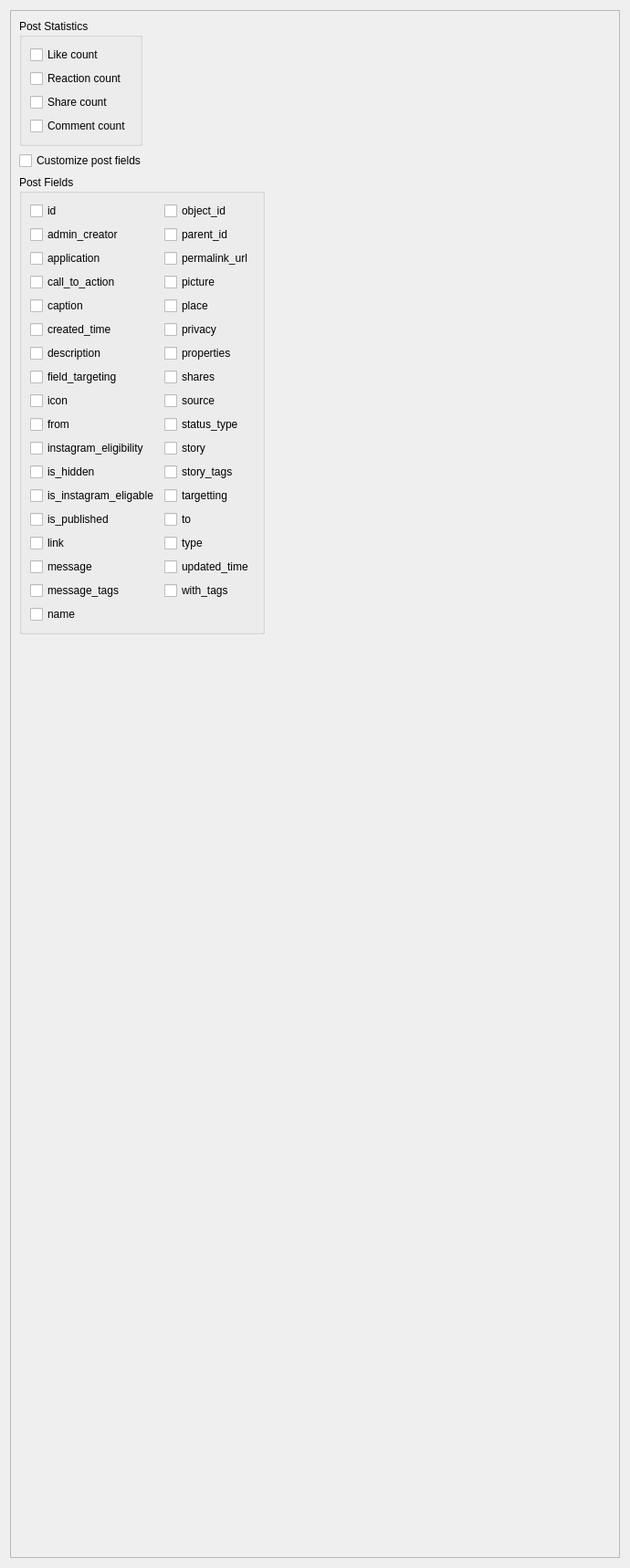
<?xml version="1.0" encoding="UTF-8"?>
<ui version="4.0">
 <class>Form</class>
 <widget class="QWidget" name="Form">
  <property name="geometry">
   <rect>
    <x>0</x>
    <y>0</y>
    <width>690</width>
    <height>1718</height>
   </rect>
  </property>
  <property name="sizePolicy">
   <sizepolicy hsizetype="Minimum" vsizetype="Preferred">
    <horstretch>0</horstretch>
    <verstretch>0</verstretch>
   </sizepolicy>
  </property>
  <property name="windowTitle">
   <string>Form</string>
  </property>
  <property name="styleSheet">
   <string notr="true"/>
  </property>
  <layout class="QVBoxLayout" name="verticalLayout">
   <item>
    <widget class="QScrollArea" name="scrollArea">
     <property name="styleSheet">
      <string notr="true"/>
     </property>
     <property name="widgetResizable">
      <bool>true</bool>
     </property>
     <widget class="QWidget" name="scrollAreaWidgetContents">
      <property name="geometry">
       <rect>
        <x>0</x>
        <y>0</y>
        <width>662</width>
        <height>1652</height>
       </rect>
      </property>
      <layout class="QFormLayout" name="formLayout_4">
       <item row="0" column="0">
        <widget class="QGroupBox" name="groupBox_2">
         <property name="title">
          <string>Post Statistics</string>
         </property>
         <layout class="QFormLayout" name="formLayout_3">
          <item row="0" column="0">
           <widget class="QCheckBox" name="checkBox_36">
            <property name="text">
             <string>Like count</string>
            </property>
           </widget>
          </item>
          <item row="1" column="0">
           <widget class="QCheckBox" name="checkBox_37">
            <property name="text">
             <string>Reaction count</string>
            </property>
           </widget>
          </item>
          <item row="2" column="0">
           <widget class="QCheckBox" name="checkBox_38">
            <property name="text">
             <string>Share count</string>
            </property>
           </widget>
          </item>
          <item row="3" column="0">
           <widget class="QCheckBox" name="checkBox_39">
            <property name="text">
             <string>Comment count</string>
            </property>
           </widget>
          </item>
         </layout>
        </widget>
       </item>
       <item row="2" column="0">
        <widget class="QCheckBox" name="checkBox_40">
         <property name="text">
          <string>Customize post fields</string>
         </property>
        </widget>
       </item>
       <item row="3" column="0">
        <widget class="QGroupBox" name="groupBox">
         <property name="title">
          <string>Post Fields</string>
         </property>
         <layout class="QFormLayout" name="formLayout_2">
          <item row="0" column="0">
           <widget class="QCheckBox" name="checkBox">
            <property name="text">
             <string>id</string>
            </property>
           </widget>
          </item>
          <item row="2" column="0">
           <widget class="QCheckBox" name="checkBox_2">
            <property name="text">
             <string>admin_creator</string>
            </property>
           </widget>
          </item>
          <item row="3" column="0">
           <widget class="QCheckBox" name="checkBox_3">
            <property name="text">
             <string>application</string>
            </property>
           </widget>
          </item>
          <item row="4" column="0">
           <widget class="QCheckBox" name="checkBox_4">
            <property name="text">
             <string>call_to_action</string>
            </property>
           </widget>
          </item>
          <item row="5" column="0">
           <widget class="QCheckBox" name="checkBox_5">
            <property name="text">
             <string>caption</string>
            </property>
           </widget>
          </item>
          <item row="6" column="0">
           <widget class="QCheckBox" name="checkBox_6">
            <property name="text">
             <string>created_time</string>
            </property>
           </widget>
          </item>
          <item row="7" column="0">
           <widget class="QCheckBox" name="checkBox_7">
            <property name="text">
             <string>description</string>
            </property>
           </widget>
          </item>
          <item row="8" column="0">
           <widget class="QCheckBox" name="checkBox_8">
            <property name="text">
             <string>field_targeting</string>
            </property>
           </widget>
          </item>
          <item row="10" column="0">
           <widget class="QCheckBox" name="checkBox_9">
            <property name="text">
             <string>from</string>
            </property>
           </widget>
          </item>
          <item row="9" column="0">
           <widget class="QCheckBox" name="checkBox_10">
            <property name="text">
             <string>icon</string>
            </property>
           </widget>
          </item>
          <item row="11" column="0">
           <widget class="QCheckBox" name="checkBox_11">
            <property name="text">
             <string>instagram_eligibility</string>
            </property>
           </widget>
          </item>
          <item row="12" column="0">
           <widget class="QCheckBox" name="checkBox_12">
            <property name="text">
             <string>is_hidden</string>
            </property>
           </widget>
          </item>
          <item row="13" column="0">
           <widget class="QCheckBox" name="checkBox_13">
            <property name="text">
             <string>is_instagram_eligable</string>
            </property>
           </widget>
          </item>
          <item row="14" column="0">
           <widget class="QCheckBox" name="checkBox_14">
            <property name="text">
             <string>is_published</string>
            </property>
           </widget>
          </item>
          <item row="15" column="0">
           <widget class="QCheckBox" name="checkBox_15">
            <property name="text">
             <string>link</string>
            </property>
           </widget>
          </item>
          <item row="16" column="0">
           <widget class="QCheckBox" name="checkBox_16">
            <property name="text">
             <string>message</string>
            </property>
           </widget>
          </item>
          <item row="17" column="0">
           <widget class="QCheckBox" name="checkBox_17">
            <property name="text">
             <string>message_tags</string>
            </property>
           </widget>
          </item>
          <item row="18" column="0">
           <widget class="QCheckBox" name="checkBox_18">
            <property name="text">
             <string>name</string>
            </property>
           </widget>
          </item>
          <item row="0" column="1">
           <widget class="QCheckBox" name="checkBox_19">
            <property name="text">
             <string>object_id</string>
            </property>
           </widget>
          </item>
          <item row="2" column="1">
           <widget class="QCheckBox" name="checkBox_20">
            <property name="text">
             <string>parent_id</string>
            </property>
           </widget>
          </item>
          <item row="3" column="1">
           <widget class="QCheckBox" name="checkBox_21">
            <property name="text">
             <string>permalink_url</string>
            </property>
           </widget>
          </item>
          <item row="4" column="1">
           <widget class="QCheckBox" name="checkBox_22">
            <property name="text">
             <string>picture</string>
            </property>
           </widget>
          </item>
          <item row="5" column="1">
           <widget class="QCheckBox" name="checkBox_23">
            <property name="text">
             <string>place</string>
            </property>
           </widget>
          </item>
          <item row="6" column="1">
           <widget class="QCheckBox" name="checkBox_24">
            <property name="text">
             <string>privacy</string>
            </property>
           </widget>
          </item>
          <item row="7" column="1">
           <widget class="QCheckBox" name="checkBox_25">
            <property name="text">
             <string>properties</string>
            </property>
           </widget>
          </item>
          <item row="8" column="1">
           <widget class="QCheckBox" name="checkBox_26">
            <property name="text">
             <string>shares</string>
            </property>
           </widget>
          </item>
          <item row="9" column="1">
           <widget class="QCheckBox" name="checkBox_27">
            <property name="text">
             <string>source</string>
            </property>
           </widget>
          </item>
          <item row="10" column="1">
           <widget class="QCheckBox" name="checkBox_28">
            <property name="text">
             <string>status_type</string>
            </property>
           </widget>
          </item>
          <item row="11" column="1">
           <widget class="QCheckBox" name="checkBox_29">
            <property name="text">
             <string>story</string>
            </property>
           </widget>
          </item>
          <item row="12" column="1">
           <widget class="QCheckBox" name="checkBox_30">
            <property name="text">
             <string>story_tags</string>
            </property>
           </widget>
          </item>
          <item row="13" column="1">
           <widget class="QCheckBox" name="checkBox_31">
            <property name="text">
             <string>targetting</string>
            </property>
           </widget>
          </item>
          <item row="14" column="1">
           <widget class="QCheckBox" name="checkBox_32">
            <property name="text">
             <string>to</string>
            </property>
           </widget>
          </item>
          <item row="15" column="1">
           <widget class="QCheckBox" name="checkBox_33">
            <property name="text">
             <string>type</string>
            </property>
           </widget>
          </item>
          <item row="16" column="1">
           <widget class="QCheckBox" name="checkBox_34">
            <property name="text">
             <string>updated_time</string>
            </property>
           </widget>
          </item>
          <item row="17" column="1">
           <widget class="QCheckBox" name="checkBox_35">
            <property name="text">
             <string>with_tags</string>
            </property>
           </widget>
          </item>
         </layout>
        </widget>
       </item>
      </layout>
     </widget>
    </widget>
   </item>
  </layout>
 </widget>
 <resources/>
 <connections>
  <connection>
   <sender>checkBox_40</sender>
   <signal>toggled(bool)</signal>
   <receiver>groupBox</receiver>
   <slot>setVisible(bool)</slot>
   <hints>
    <hint type="sourcelabel">
     <x>184</x>
     <y>432</y>
    </hint>
    <hint type="destinationlabel">
     <x>241</x>
     <y>558</y>
    </hint>
   </hints>
  </connection>
 </connections>
</ui>
